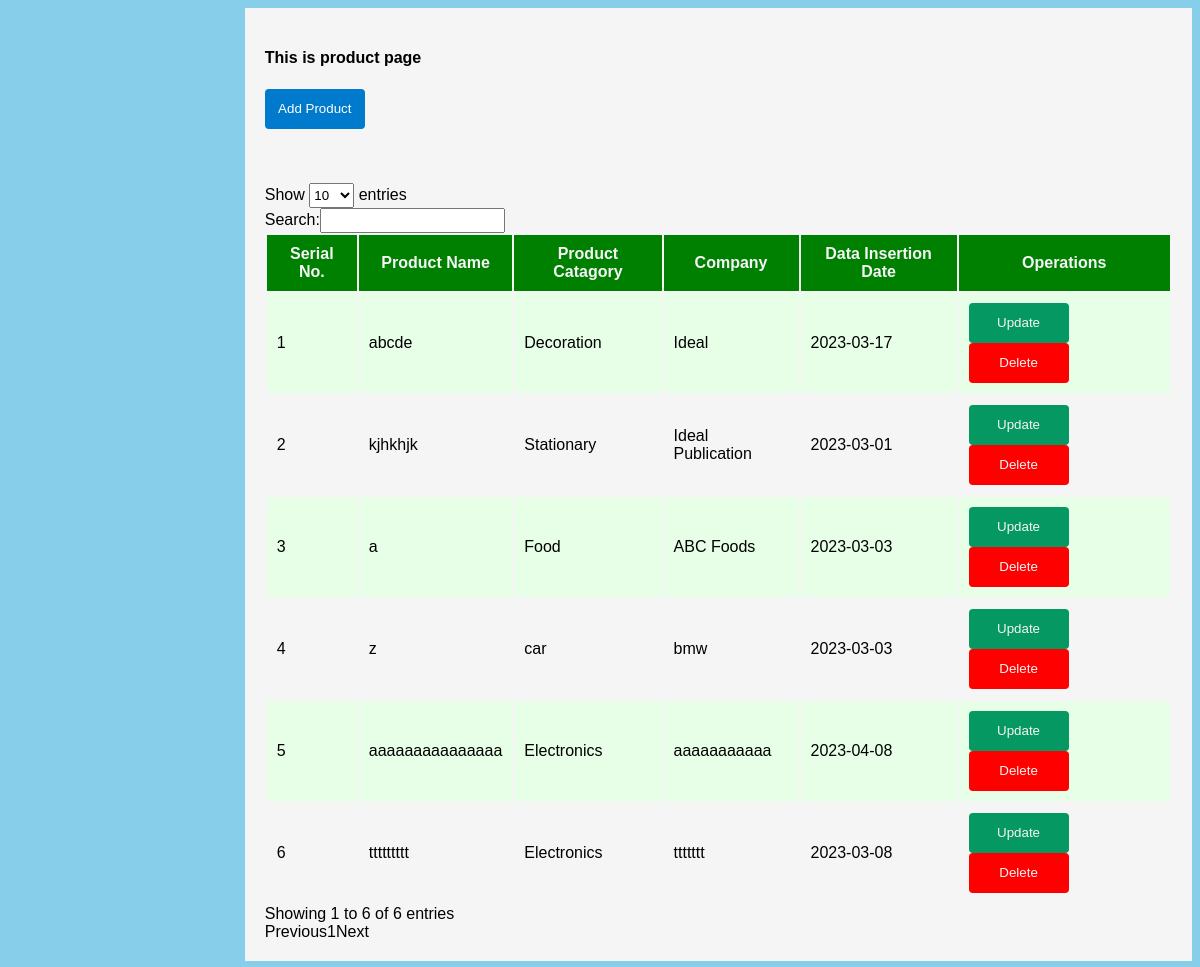
/products_ajax.php, run on the app's committed database.
### tables this page shows
CREATE TABLE IF NOT EXISTS `product_table` (
  `product_id` int(11) NOT NULL AUTO_INCREMENT,
  `product_name` varchar(255) NOT NULL,
  `product_catagory` varchar(255) NOT NULL,
  `product_company` varchar(255) NOT NULL,
  `creation_date` date NOT NULL,
  PRIMARY KEY (`product_id`)
);

### products_ajax.php (the view, shortened to what this page needs)
<?php
include 'connection.php';
?>
<!DOCTYPE html>
<html lang="en">
<head>
    <link rel="stylesheet" href="css/style.css">
</head>
<body>
    <div class="container">
        <h4>This is product page</h4>
        <a href="add_product.php"><button class="submit-btn-class">Add Product</button></a>
        <br><br><br><br>
        <table id="product_table">
            <thead>
            <tr>
                <th>Serial No.</th>
                <th>Product Name</th>
                <th>Product Catagory</th>
                <th>Company</th>
                <th>Data Insertion Date</th>
                <th>Operations</th>
            </tr>
            </thead>
            <tbody>
            <?php
            $sql = "Select * from `product_table`";
            $result = mysqli_query($con, $sql);
            $serial = 0;
            while ($row = mysqli_fetch_assoc($result)) {
                $pid = $row['product_id'];
                $pname = $row['product_name'];
                $ptype = $row['product_catagory'];
                $cname = $row['product_company'];
                $edate = $row['creation_date'];
                $serial = $serial + 1;
                $rowcontrol = $serial % 2;
                echo '
                    <tr class="tr-class-'.$rowcontrol.'" id="tr-'.$pid.'">
                        <td>' . $serial . '</td>
                        <td>' . $pname . '</td>
                        <td>' . $ptype . '</td>
                        <td>' . $cname . '</td>
                        <td>' . $edate . '</td>
                        <td>
                        <a href="update_product.php?updateid=' . $pid . '"><button class="update-btn">Update</button></a>
                        <a href="javascript:void(0)" onclick="delete_product('.$pid.')"><button class="delete-btn">Delete</button></a>
                        </td>
                    </tr>
                    ';
            }
            ?>
            </tbody>
        </table>
    </div>
</body>
</html>

### css/style.css (style rules this page uses)
body { background-color: skyblue; font-family: Sans-serif, 'Times New Roman', Times, serif; }
button { border: none; background-color: #007acc; border-radius: 4px; color: whitesmoke; height: 40px; width: 100px; }
td { padding: 10px; }
th { background-color: green; color: whitesmoke; padding: 10px; text-align: center; }
.container { align-items: center; background-color: whitesmoke; display: inline-block; margin-left: 20%; padding: 20px; vertical-align: middle; }
.delete-btn { background-color: red; }
.submit-btn-class { background-color: #007acc; color: #ffffff; }
.tr-class-1 { background-color: #e6ffe6; }
.update-btn { background-color: #059862; }

### data on the page
product_table: product_name "abcde", product_catagory "Decoration", product_company "Ideal", creation_date "2023-03-17"
product_table: product_name "kjhkhjk", product_catagory "Stationary", product_company "Ideal Publication", creation_date "2023-03-01"
product_table: product_name "a", product_catagory "Food", product_company "ABC Foods", creation_date "2023-03-03"
product_table: product_name "z", product_catagory "car", product_company "bmw", creation_date "2023-03-03"
product_table: product_name "aaaaaaaaaaaaaaa", product_catagory "Electronics", product_company "aaaaaaaaaaa", creation_date "2023-04-08"
product_table: product_name "ttttttttt", product_catagory "Electronics", product_company "ttttttt", creation_date "2023-03-08"
